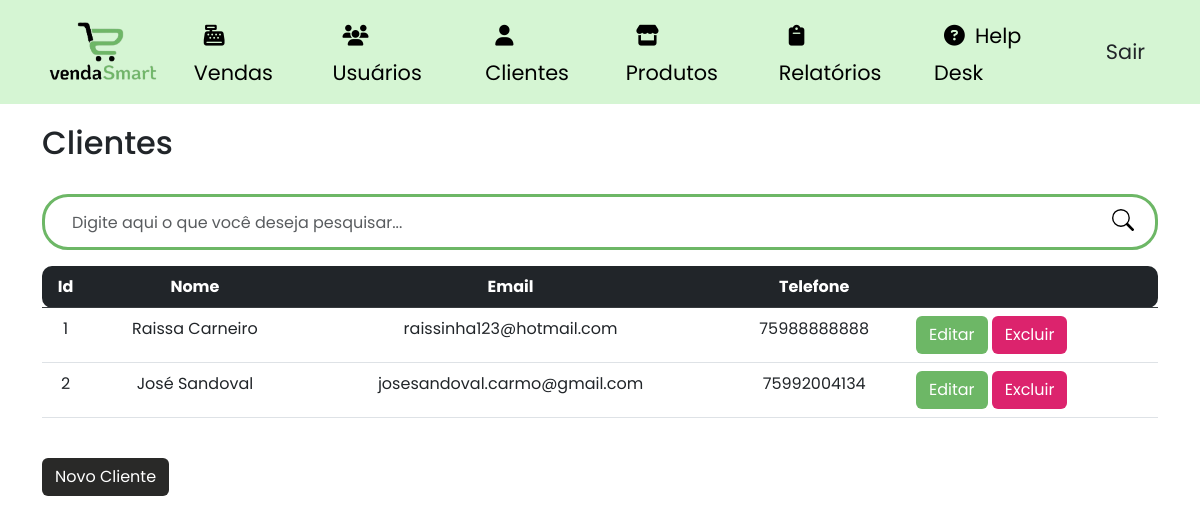
/clientes (signed in), run on an earlier commit of the app's database.
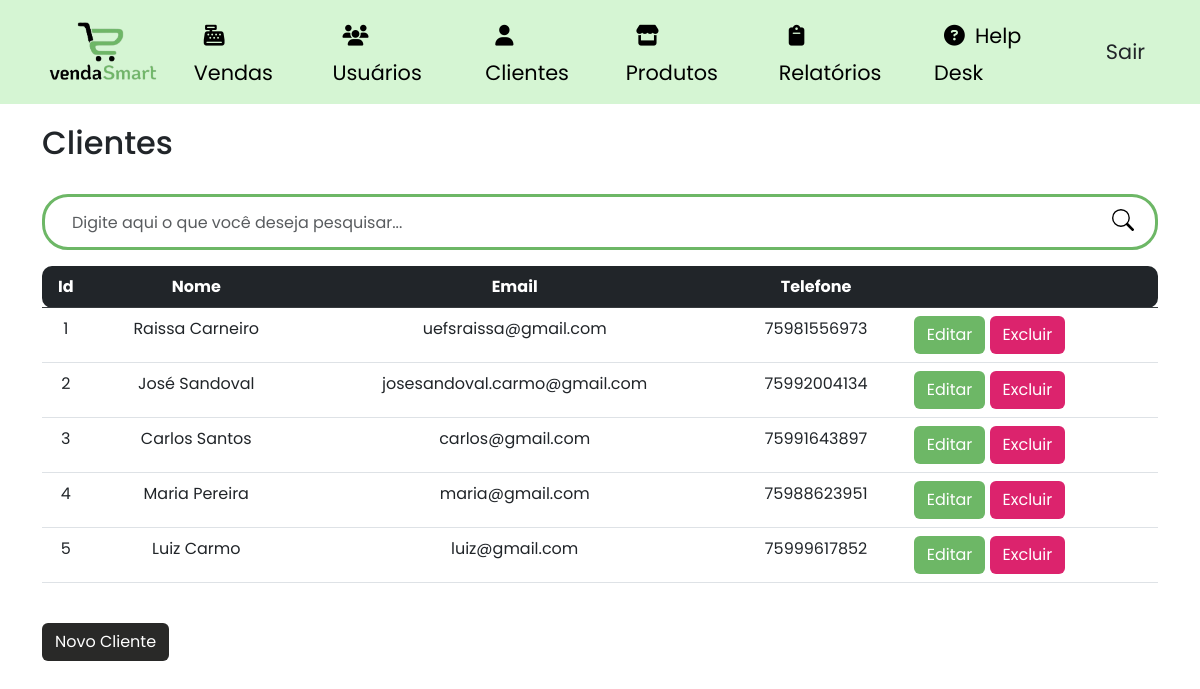
And on a later commit of the database.
### site_atividade/models/__init__.py (models this page shows)
class Cliente(database.Model):
    id_cliente = database.Column(database.Integer, primary_key=True)
    nome = database.Column(database.String, nullable=False)
    telefone = database.Column(database.String)
    email = database.Column(database.String, nullable=False, unique=True)
    vendas = database.relationship('Venda', backref='cliente')

### site_atividade/routers/__init__.py (the view)
@app.route("/clientes")
@login_required
def clientes():
    search_term = request.args.get('search')
    if search_term:
        clientes = Cliente.query.filter(Cliente.nome.ilike(f'%{search_term}%')).all()
    else:
        clientes = Cliente.query.all()
    return render_template('lista_cliente.html', clientes=clientes)

### site_atividade/models/__init__.py (called while the page is built)
@login_manager.user_loader
def load_usuario(id_usuario):
    return Usuario.query.get(int(id_usuario))

### site_atividade/templates/lista_cliente.html (shortened to what this page needs)
{% extends 'base.html' %}
{% block body %}
    <div class="container theme-showcase" role="main">
        <br>
        <div class="page-header">
            <h2 class="box-title col-md-12">Clientes</h2>
        </div>
        <br>
        <div class="search-box">
            <form class="form-search" action="{{ url_for('clientes') }}" method="GET">
                <div class="input-group form-group-search">
                    <input type="text" class="form-control form-control-search" placeholder="Digite aqui o que você deseja pesquisar..." id="search-input" name="search">
                    <span class="input-group-btn">
                        <button class="btn-search" type="submit">
                        </button>
                    </span>
                </div>
            </form>
        </div>
        <div class="list-client">
            <table class="table table-hover scrollable-table">
                <thead class="table-dark">
                    <tr>
                        <th class="text-center table-rounded-start">Id</th>
                        <th class="text-center">Nome</th>
                        <th class="text-center">Email</th>
                        <th class="text-center">Telefone</th>
                        <th class="table-rounded-end"> </th>
                    </tr>
                </thead>
                <tbody>
                    {% for cliente in clientes %}
                    <tr data-href="#">
                        <td class="text-center">{{ cliente.id_cliente }}</td>
                        <td class="text-center">{{ cliente.nome }}</td>
                        <td class="text-center">{{ cliente.email }}</td>
                        <td class="text-center">{{ cliente.telefone }}</td>
                        <td class="btn-edit-delete text-right">
                            <a class="btn btn-color1 text-white" data-toggle="modal" data-target="#editClienteModal{{ cliente.id_cliente }}">Editar</a>
                            <a class="btn btn-color2 text-white" data-toggle="modal" data-target="#deleteClienteModal{{ cliente.id_cliente }}">Excluir</a>
                        </td>
                    </tr>
                    {% endfor %}
                </tbody>
            </table>
        </div>
        <br>
        <div class="pull-right">
            <button type="button" class="btn btn-color3" data-toggle="modal" data-target="#addClienteModal">
                Novo Cliente
            </button>
        </div>
    </div>
{% endblock %}

### site_atividade/templates/base.html (shortened to what this page needs)
<html lang="pt-BR">
    <head>
        <link href="https://cdn.jsdelivr.net/npm/bootstrap@5.3.0-alpha3/dist/css/bootstrap.min.css" rel="stylesheet">
        <link rel="stylesheet" href="{{ url_for('static', filename='css/product.css') }}">
        <link rel="stylesheet" href="{{ url_for('static', filename='css/navbar.css') }}">
        <link rel="stylesheet" href="{{ url_for('static', filename='css/style.css') }}">
        <link rel="stylesheet" href="{{ url_for('static', filename='css/vendas.css') }}">
        <link rel="stylesheet" href="{{ url_for('static', filename='css/usuario.css') }}">
        <link rel="stylesheet" href="{{ url_for('static', filename='css/relatorio.css') }}">
        <link rel="stylesheet" href="https://cdnjs.cloudflare.com/ajax/libs/font-awesome/6.4.0/css/all.min.css"/>
        <link rel="stylesheet" href="https://cdn.jsdelivr.net/npm/bootstrap-icons@1.10.5/font/bootstrap-icons.css">
    </head>
    <body>
        {% include 'navbar.html' %}
        {% block body %}
        {% endblock %}
    </body>
</html>

### site_atividade/templates/navbar.html (shortened to what this page needs)
<nav class="navbar navbar-expand-lg fixed-top navbar-light">
  <div class="container">
    <a class="navbar-brand" href="#"
      ><img
        id="MDB-logo"
        src="static/image/logo-body7.png"
        alt="vendasSmart"
        draggable="false"
        height="70"
    /></a>
    <div class="collapse navbar-collapse nav-transition" id="navbarSupportedContent">
      <ul class="navbar-nav ms-auto align-items-center">
        {% if current_user.is_authenticated %}
        <li class="nav-item">
          <a class="nav-link mx-2" href="{{ url_for('vendas') }}"><i class="fa-solid fa-cash-register style="color: #000000;"></i>Vendas</a>
        </li>
        <li class="nav-item">
          <a class="nav-link mx-2" href="{{ url_for('usuarios') }}"><i class="fa-solid fa-users" style="color: #000000;"></i>Usuários</a>
        </li>
        <li class="nav-item">
          <a class="nav-link mx-2" href="{{ url_for('clientes') }}"><i class="fa-solid fa-user" style="color: #000000;"></i>Clientes</a>
        </li>
        <li class="nav-item">
          <a class="nav-link mx-2" href="{{ url_for('produtos') }}"><i class="fa-solid fa-store" style="color: #000000;"></i>Produtos</a>
        </li>
        <li class="nav-item">
          <a class="nav-link mx-2" href="{{ url_for('relatorio_vendas_diario') }}"><i class="fa-solid fa-clipboard" style="color: #000000;"></i>Relatórios</a>
        </li>
        <li class="nav-item">
          <a class="nav-link mx-2" href="{{ url_for('helpdesk') }}"><i class="fa-solid fa-circle-question" style="color: #000000;"></i>Help Desk</a>
        </li>
        <li class="nav-item ms-3">
            <a class="btn btn-black btn-rounded" href="{{ url_for('logout') }}">Sair</a>
        </li>
        {% else %}
        <li class="nav-item">
          <a class="nav-link mx-2" href="{{ url_for('login') }}"><i class="fas fa-heart pe-2"></i>Login</a>
        </li>
        {% endif %}
      </ul>
    </div>
  </div>
</nav>

### site_atividade/static/css/product.css (style rules this page uses)
.scrollable-table { overflow-y: auto; }
.form-search { grid-template-rows: 100vh; }
.form-group-search { border: 3px solid #6DB766; border-radius: 26px; padding: 5px 15px; }
.form-control-search { width: 350px; height: 40px; border : none; }
.btn-search { float: right; width: 34px; height: 36px; border: none; background: #fff; }
input[type="text"] { outline: none; box-shadow: none !important; }

### site_atividade/static/css/navbar.css (style rules this page uses)
.navbar-light .navbar-nav .nav-link { color: #000; }
.navbar { background-color: #D5F5D3; }
.collapse > ul > li > a { font-size: 1.3em; }
i { padding: 10px; }

### site_atividade/static/css/style.css (style rules this page uses)
body { padding-top: 100px; font-family: 'Poppins', sans-serif; }
.btn-color1 { background-color: #6DB766; transition: .5s; }
.btn-color2 { background-color: #DC236D; transition: .5s; }
.btn-color3 { background-color: #292928; transition: .5s; color: #fff; }
.table-rounded-start { border-top-left-radius: 10px; border-bottom-left-radius: 10px; }
.table-rounded-end { border-top-right-radius: 10px; border-bottom-right-radius: 10px; }

### site_atividade/static/css/vendas.css (style rules this page uses)
.scrollable-table { overflow-y: auto; }

What changed in the data, as far as the page shows it:
changed Cliente "Raissa Carneiro": email "raissinha123@hotmail.com" → "uefsraissa@gmail.com"; telefone "75988888888" → "75981556973"
added Cliente: id_cliente "3", nome "Carlos Santos", email "carlos@gmail.com", telefone "75991643897"
added Cliente: id_cliente "4", nome "Maria Pereira", email "maria@gmail.com", telefone "75988623951"
added Cliente: id_cliente "5", nome "Luiz Carmo", email "luiz@gmail.com", telefone "75999617852"
